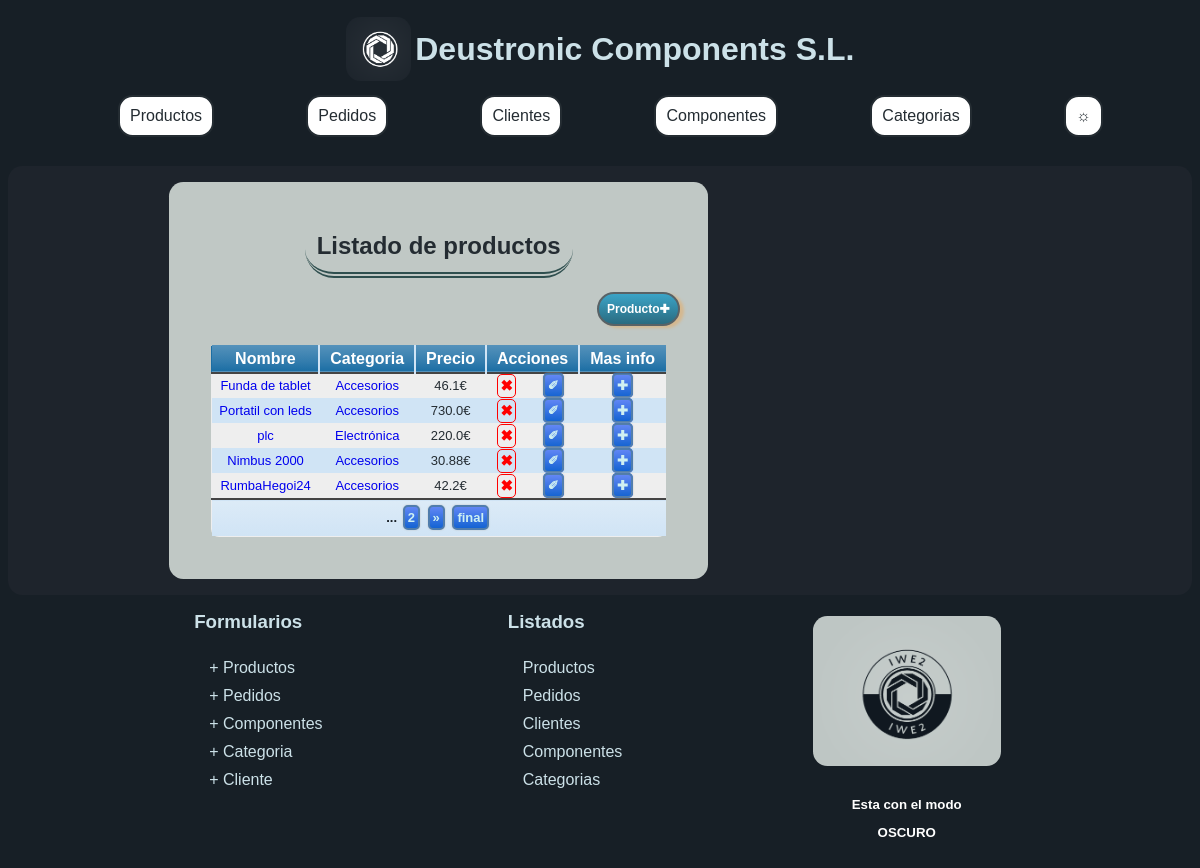
Screenshot of /appProyecto/productos/ with the database file from the repository.
### appProyecto/models.py (models this page shows, shortened)
class Producto(models.Model):
    precio = models.FloatField(
        default=0,
        validators=[
            MinValueValidator(0)
        ]
     )
    nombre = models.CharField(max_length=200)
    descripcion = models.CharField(max_length=1000)
    categoria = models.ForeignKey(Categoria, on_delete=models.CASCADE)
    componente = models.ManyToManyField(Componente, through="Elemento")

class Categoria(models.Model):
    descripcion = models.CharField(max_length=1000)
    nombre = models.CharField(max_length=100, unique=True)
    def __str__(self):
        return self.nombre

### appProyecto/views.py (the view)
# urls.py: path('productos/', views.ProductosListView.as_view(), name='lista productos'),
class ProductosListView(ListView):
    model = Producto
    context_object_name = 'productos'
    paginate_by = 5

### appProyecto/templates/appProyecto/producto_list.html (shortened to what this page needs)
{% extends "base.html" %}
{% load static %}
{% block contenido %}
<div class="content">
  <div class="tablasList">  <h2>Listado de productos</h2>
<a href="{%url 'crear producto'%}" class="button">Producto✚</a>
    {% if object_list %}
  <table class="blueTable">
      <thead>
        <tr>
          <th>Nombre</th>
          <th>Categoria</th>
          <th>Precio</th>
          <th colspan="2">Acciones</th>
          <th>Mas info</th>
        </tr>
      </thead>
      <tbody>
        {% for producto in object_list %}
        <tr id="{{producto.id}}">
          <td>
            <a href="{% url 'detalle producto' producto.id %}">
              {{producto.nombre}}</a>
          </td>
          <td>            <a href="{% url 'detalle categoria' producto.categoria.id %}">
            {{producto.categoria}}</a></td>
            <td>{{producto.precio}}€</td>
            <td>
              <a href="/appProyecto/productos/{{producto.id}}/delete/" class="buttonBorrar">✖</a
              >
            </td>
            <td>
              <a href="/appProyecto/productos/{{producto.id}}/update/" class="buttonAccion">✐</a
              >
            </td>
            <td>
              <a class="buttonAccion btnMasInfo">✚</a
              >
        </td>
        </tr>
        {% endfor %}
      </tbody>
      {% if page_obj.paginator.num_pages > 1  %}
      <tfoot>
        <tr>
          <td colspan="6">
            <div class="links">
              {% for i in page_obj.paginator.page_range %}
              {% if i == page_obj.number %}
              ...
              {% else %}
                      <a href="?page={{ i }}">{{ i }}</a>
              {% endif %}
             {% endfor %}
              {% if page_obj.has_next %}
        <a href="?page={{ page_obj.next_page_number }}">&raquo;</a>
        <a href="?page={{ page_obj.paginator.num_pages }}">final</a>
        {% endif %}
            </div>
          </td>
        </tr>
      </tfoot>
      {% endif %}
        </table>
    {% else %}
    <div class="tituloPropiedad"> NO EXISTE NINGUN PRODUCTO</div>
    {% endif %}
  </div </div>
  </div>  <div id="cuadroInformacion" disable = "true"></div>
 {% endblock %}

### rows the page displays
Producto: nombre "Funda de tablet", categoria "Accesorios", precio "46.1"
Producto: nombre "Portatil con leds", categoria "Accesorios", precio "730.0"
Producto: nombre "plc", categoria "Electrónica", precio "220.0"
Producto: nombre "Nimbus 2000", categoria "Accesorios", precio "30.88"
Producto: nombre "RumbaHegoi24", categoria "Accesorios", precio "42.2"

### other values shown
{{ i }} "2"
